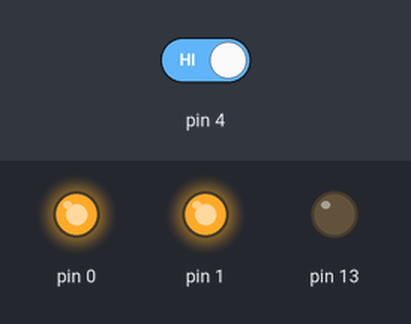
A sketch run on a simulated Arduino Uno, built with avr-gcc and run on an emulated ATmega328P. Parts: output pins drawn as LEDs (lit = HIGH). Inputs (shaded band) come from the test bench; at power-on: pin 4 HIGH.

Above: at 1.2 s.
1.3 s: pin 4 driven LOW
At 2.5 s:
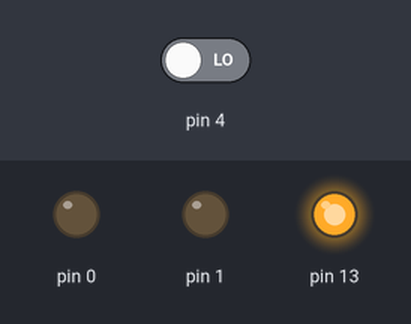
2.8 s: pin 4 driven HIGH
At 3.9 s:
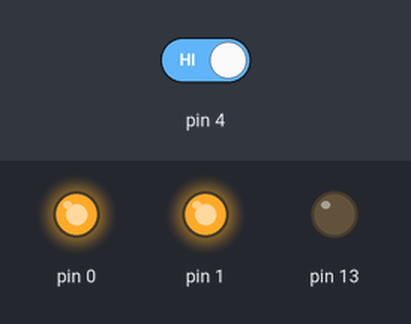
Timing chart, 0 to 5.8 s (numbered marks = the images above; inputs shaded):
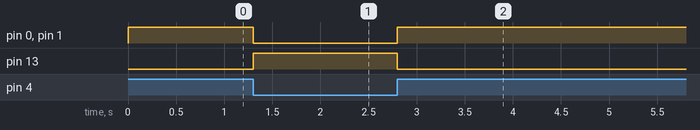

The sketch:

Multicon2020-2.ino
```cpp
void setup()
{
  pinMode (13,OUTPUT);
  pinMode (1,OUTPUT);
  pinMode (0,OUTPUT);
  pinMode (4,INPUT);
}

void loop()
{
  int a=digitalRead (4);

   if (a==0)
   {
      digitalWrite (13,HIGH);
      digitalWrite (0,LOW);
      digitalWrite (1,LOW);
   }

    if (a==1)
    {
      digitalWrite (13,LOW);
      digitalWrite (0,HIGH);
      digitalWrite (1,HIGH);
    }
}
```

Measured:
- after the input at 1.3 s, pin 0, pin 1: HIGH → LOW at once; pin 13: LOW → HIGH at once
- after the input at 2.8 s, pin 0, pin 1: LOW → HIGH at once; pin 13: HIGH → LOW at once
